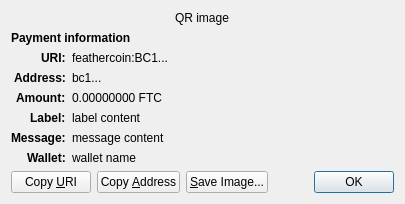
<?xml version="1.0" encoding="UTF-8"?>
<ui version="4.0">
 <class>ReceiveRequestDialog</class>
 <widget class="QDialog" name="ReceiveRequestDialog">
  <property name="geometry">
   <rect>
    <x>0</x>
    <y>0</y>
    <width>413</width>
    <height>229</height>
   </rect>
  </property>
  <property name="windowTitle">
   <string>Request payment to ...</string>
  </property>
  <layout class="QGridLayout" name="gridLayout" columnstretch="0,1">
   <property name="sizeConstraint">
    <enum>QLayout::SetFixedSize</enum>
   </property>
   <item row="0" column="0" colspan="2" alignment="Qt::AlignHCenter">
    <widget class="QRImageWidget" name="qr_code">
     <property name="text">
      <string notr="true">QR image</string>
     </property>
     <property name="textInteractionFlags">
      <set>Qt::NoTextInteraction</set>
     </property>
    </widget>
   </item>
   <item row="1" column="0" colspan="2">
    <widget class="QLabel" name="payment_header">
     <property name="font">
      <font>
       <weight>75</weight>
       <bold>true</bold>
      </font>
     </property>
     <property name="text">
      <string>Payment information</string>
     </property>
     <property name="textInteractionFlags">
      <set>Qt::NoTextInteraction</set>
     </property>
    </widget>
   </item>
   <item row="2" column="0" alignment="Qt::AlignRight|Qt::AlignTop">
    <widget class="QLabel" name="uri_tag">
     <property name="font">
      <font>
       <weight>75</weight>
       <bold>true</bold>
      </font>
     </property>
     <property name="text">
      <string notr="true">URI:</string>
     </property>
     <property name="textFormat">
      <enum>Qt::PlainText</enum>
     </property>
     <property name="textInteractionFlags">
      <set>Qt::NoTextInteraction</set>
     </property>
    </widget>
   </item>
   <item row="2" column="1" alignment="Qt::AlignTop">
    <widget class="QLabel" name="uri_content">
     <property name="text">
      <string notr="true">feathercoin:BC1...</string>
     </property>
     <property name="textFormat">
      <enum>Qt::RichText</enum>
     </property>
     <property name="wordWrap">
      <bool>true</bool>
     </property>
     <property name="textInteractionFlags">
      <set>Qt::TextSelectableByMouse</set>
     </property>
    </widget>
   </item>
   <item row="3" column="0" alignment="Qt::AlignRight|Qt::AlignTop">
    <widget class="QLabel" name="address_tag">
     <property name="font">
      <font>
       <weight>75</weight>
       <bold>true</bold>
      </font>
     </property>
     <property name="text">
      <string>Address:</string>
     </property>
     <property name="textInteractionFlags">
      <set>Qt::NoTextInteraction</set>
     </property>
    </widget>
   </item>
   <item row="3" column="1" alignment="Qt::AlignTop">
    <widget class="QLabel" name="address_content">
     <property name="text">
      <string notr="true">bc1...</string>
     </property>
     <property name="textFormat">
      <enum>Qt::PlainText</enum>
     </property>
     <property name="textInteractionFlags">
      <set>Qt::TextSelectableByMouse</set>
     </property>
    </widget>
   </item>
   <item row="4" column="0" alignment="Qt::AlignRight|Qt::AlignTop">
    <widget class="QLabel" name="amount_tag">
     <property name="font">
      <font>
       <weight>75</weight>
       <bold>true</bold>
      </font>
     </property>
     <property name="text">
      <string>Amount:</string>
     </property>
     <property name="textInteractionFlags">
      <set>Qt::NoTextInteraction</set>
     </property>
    </widget>
   </item>
   <item row="4" column="1" alignment="Qt::AlignTop">
    <widget class="QLabel" name="amount_content">
     <property name="text">
      <string notr="true">0.00000000 FTC</string>
     </property>
     <property name="textFormat">
      <enum>Qt::PlainText</enum>
     </property>
     <property name="textInteractionFlags">
      <set>Qt::TextSelectableByMouse</set>
     </property>
    </widget>
   </item>
   <item row="5" column="0" alignment="Qt::AlignRight|Qt::AlignTop">
    <widget class="QLabel" name="label_tag">
     <property name="font">
      <font>
       <weight>75</weight>
       <bold>true</bold>
      </font>
     </property>
     <property name="text">
      <string>Label:</string>
     </property>
     <property name="textInteractionFlags">
      <set>Qt::NoTextInteraction</set>
     </property>
    </widget>
   </item>
   <item row="5" column="1" alignment="Qt::AlignTop">
    <widget class="QLabel" name="label_content">
     <property name="text">
      <string notr="true">label content</string>
     </property>
     <property name="textFormat">
      <enum>Qt::PlainText</enum>
     </property>
     <property name="wordWrap">
      <bool>true</bool>
     </property>
     <property name="textInteractionFlags">
      <set>Qt::TextSelectableByMouse</set>
     </property>
    </widget>
   </item>
   <item row="6" column="0" alignment="Qt::AlignRight|Qt::AlignTop">
    <widget class="QLabel" name="message_tag">
     <property name="font">
      <font>
       <weight>75</weight>
       <bold>true</bold>
      </font>
     </property>
     <property name="text">
      <string>Message:</string>
     </property>
     <property name="textInteractionFlags">
      <set>Qt::NoTextInteraction</set>
     </property>
    </widget>
   </item>
   <item row="6" column="1" alignment="Qt::AlignTop">
    <widget class="QLabel" name="message_content">
     <property name="text">
      <string notr="true">message content</string>
     </property>
     <property name="textFormat">
      <enum>Qt::PlainText</enum>
     </property>
     <property name="wordWrap">
      <bool>true</bool>
     </property>
     <property name="textInteractionFlags">
      <set>Qt::TextSelectableByMouse</set>
     </property>
    </widget>
   </item>
   <item row="7" column="0" alignment="Qt::AlignRight|Qt::AlignTop">
    <widget class="QLabel" name="wallet_tag">
     <property name="font">
      <font>
       <weight>75</weight>
       <bold>true</bold>
      </font>
     </property>
     <property name="text">
      <string>Wallet:</string>
     </property>
     <property name="textInteractionFlags">
      <set>Qt::NoTextInteraction</set>
     </property>
    </widget>
   </item>
   <item row="7" column="1" alignment="Qt::AlignTop">
    <widget class="QLabel" name="wallet_content">
     <property name="text">
      <string notr="true">wallet name</string>
     </property>
     <property name="textFormat">
      <enum>Qt::PlainText</enum>
     </property>
     <property name="wordWrap">
      <bool>true</bool>
     </property>
     <property name="textInteractionFlags">
      <set>Qt::TextSelectableByMouse</set>
     </property>
    </widget>
   </item>
   <item row="8" column="0" colspan="2">
    <layout class="QHBoxLayout" name="horizontalLayout">
     <item>
      <widget class="QPushButton" name="btnCopyURI">
       <property name="text">
        <string>Copy &amp;URI</string>
       </property>
       <property name="autoDefault">
        <bool>false</bool>
       </property>
      </widget>
     </item>
     <item>
      <widget class="QPushButton" name="btnCopyAddress">
       <property name="text">
        <string>Copy &amp;Address</string>
       </property>
       <property name="autoDefault">
        <bool>false</bool>
       </property>
      </widget>
     </item>
     <item>
      <widget class="QPushButton" name="btnSaveAs">
       <property name="text">
        <string>&amp;Save Image...</string>
       </property>
       <property name="autoDefault">
        <bool>false</bool>
       </property>
      </widget>
     </item>
     <item>
      <spacer name="horizontalSpacer_2">
       <property name="orientation">
        <enum>Qt::Horizontal</enum>
       </property>
       <property name="sizeHint" stdset="0">
        <size>
         <width>40</width>
         <height>20</height>
        </size>
       </property>
      </spacer>
     </item>
     <item>
      <widget class="QDialogButtonBox" name="buttonBox">
       <property name="focusPolicy">
        <enum>Qt::StrongFocus</enum>
       </property>
       <property name="standardButtons">
        <set>QDialogButtonBox::Ok</set>
       </property>
      </widget>
     </item>
    </layout>
   </item>
  </layout>
 </widget>
 <customwidgets>
  <customwidget>
   <class>QRImageWidget</class>
   <extends>QLabel</extends>
   <header>qt/qrimagewidget.h</header>
  </customwidget>
 </customwidgets>
 <tabstops>
  <tabstop>buttonBox</tabstop>
  <tabstop>btnCopyURI</tabstop>
  <tabstop>btnCopyAddress</tabstop>
  <tabstop>btnSaveAs</tabstop>
 </tabstops>
 <resources/>
 <connections>
  <connection>
   <sender>buttonBox</sender>
   <signal>accepted()</signal>
   <receiver>ReceiveRequestDialog</receiver>
   <slot>accept()</slot>
   <hints>
    <hint type="sourcelabel">
     <x>135</x>
     <y>230</y>
    </hint>
    <hint type="destinationlabel">
     <x>135</x>
     <y>126</y>
    </hint>
   </hints>
  </connection>
 </connections>
</ui>
